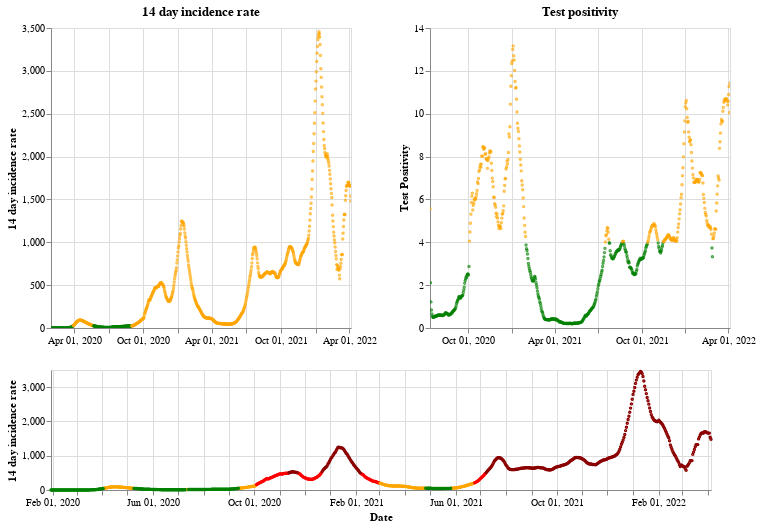

Notebook source saved alongside this figure:
### Markdown cell above
## England

### Code cell
plot_traffic_light('England')

### Figure 1 — Vega-Lite specification as saved in the notebook (floating-point values rounded to 4 significant figures; data arrays with more than 128 entries replaced by an {"elided": "..."} marker saying what was removed)
{"config": {"view": {"continuousWidth": 400, "continuousHeight": 300}}, "vconcat": [{"hconcat": [{"mark": {"type": "point", "size": 2}, "encoding": {"color": {"condition": {"value": "green", "test": "(datum.twoWeeklyCasesRate <= 25)"}, "value": "orange"}, "tooltip": [{"type": "nominal", "field": "areaName"}, {"type": "temporal", "field": "date"}, {"type": "quantitative", "field": "twoWeeklyCasesRate"}, {"type": "quantitative", "field": "testPositivity"}], "x": {"type": "temporal", "axis": {"title": ""}, "field": "date", "scale": {"domain": {"selection": "DateBrush"}}, "timeUnit": "yearmonthdate"}, "y": {"type": "quantitative", "axis": {"title": "14 day incidence rate"}, "field": "twoWeeklyCasesRate"}}, "title": "14 day incidence rate", "width": 300}, {"mark": {"type": "point", "size": 2}, "encoding": {"color": {"condition": {"value": "green", "test": "(datum.testPositivity <= 4)"}, "value": "orange"}, "tooltip": [{"type": "nominal", "field": "areaName"}, {"type": "temporal", "field": "date"}, {"type": "quantitative", "field": "twoWeeklyCasesRate"}, {"type": "quantitative", "field": "testPositivity"}], "x": {"type": "temporal", "axis": {"title": ""}, "field": "date", "scale": {"domain": {"selection": "DateBrush"}}, "timeUnit": "yearmonthdate"}, "y": {"type": "quantitative", "axis": {"title": "Test Positivity"}, "field": "testPositivity"}}, "title": "Test positivity", "width": 300}]}, {"layer": [{"mark": {"type": "point", "size": 2}, "encoding": {"color": {"condition": {"value": "orange", "test": "(((datum.testPositivity < 4) && (datum.twoWeeklyCasesRate >= 50)) && (datum.twoWeeklyCasesRate < 200))"}, "value": "red"}, "opacity": {"condition": {"value": 1, "test": "((datum.twoWeeklyCasesRate >= 50) && (datum.twoWeeklyCasesRate < 500))"}, "value": 0}, "tooltip": [{"type": "nominal", "field": "areaName"}, {"type": "temporal", "field": "date"}, {"type": "quantitative", "field": "twoWeeklyCasesRate"}, {"type": "quantitative", "field": "testPositivity"}], "x": {"type": "temporal", "axis": {"title": "Date"}, "field": "date", "timeUnit": "yearmonthdate"}, "y": {"type": "quantitative", "axis": {"title": "14 day incidence rate"}, "field": "twoWeeklyCasesRate"}}, "selection": {"DateBrush": {"type": "interval", "encodings": ["x"], "fields": ["Time"]}}}, {"mark": {"type": "point", "size": 2}, "encoding": {"color": {"value": "darkred"}, "opacity": {"condition": {"value": 1, "test": "(datum.twoWeeklyCasesRate >= 500)"}, "value": 0}, "tooltip": [{"type": "nominal", "field": "areaName"}, {"type": "temporal", "field": "date"}, {"type": "quantitative", "field": "twoWeeklyCasesRate"}, {"type": "quantitative", "field": "testPositivity"}], "x": {"type": "temporal", "axis": {"title": "Date"}, "field": "date", "timeUnit": "yearmonthdate"}, "y": {"type": "quantitative", "axis": {"title": "14 day incidence rate"}, "field": "twoWeeklyCasesRate"}}}, {"mark": {"type": "point", "size": 2}, "encoding": {"color": {"condition": {"value": "green", "test": "((datum.testPositivity < 4) && (datum.twoWeeklyCasesRate < 50))"}, "value": "orange"}, "opacity": {"condition": {"value": 1, "test": "(datum.twoWeeklyCasesRate < 50)"}, "value": 0}, "tooltip": [{"type": "nominal", "field": "areaName"}, {"type": "temporal", "field": "date"}, {"type": "quantitative", "field": "twoWeeklyCasesRate"}, {"type": "quantitative", "field": "testPositivity"}], "x": {"type": "temporal", "axis": {"title": "Date"}, "field": "date", "timeUnit": "yearmonthdate"}, "y": {"type": "quantitative", "axis": {"title": "14 day incidence rate"}, "field": "twoWeeklyCasesRate"}}}], "height": 120, "width": 660}], "data": {"name": "data-1c43cbd1d368ac3746227429db6cf0bf"}, "$schema": "https://vega.github.io/schema/vega-lite/v4.8.1.json", "datasets": {"data-1c43cbd1d368ac3746227429db6cf0bf": {"elided": "797 records"}}}
